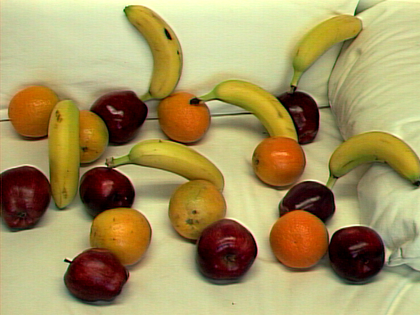
%> input picture Fruit Finder/fruit/mixed_fruit3.tiff, 420 x 315 px, shrunk from 640 x 480 before the run
$ octave try4.m   (GNU Octave 9; MATLAB toolbox functions it lacks are replaced by stand-ins)
%> lines starting %> are read from the running program, lines starting %| are printed output that depends on the picture; in (x1, y1, x2, y2) boxes, pixels count from 0 and x2, y2 are one past the last pixel; in counts of white or black regions, pixels touching at a corner belong together; the program's own positions count from 1
### Fruit Finder/findComponentData.m
function [ centroids, sizes] = findComponentData( mask )
%FINDCOMPONENTDATA Summary of this function goes here
%   Detailed explanation goes here
[L, num] = bwlabel(mask, 4);
centroids = [];
sizes = [];
for i=1:num
    [c, s] = findCenteroidAndSize(L, i);
    centroids = [centroids; c];
    sizes = [sizes; s];
end
end

### Fruit Finder/findCenteroidAndSize.m
function [ centroid, numPixels ] = findCenteroidAndSize( L, num )
%FINDCENTEROIDANDSIZE Summary of this function goes here
%   Detailed explanation goes here
numPixels = length(find(L == num));
[r, c] = size(L);
xs = [];
ys = [];
for i=1:r
    for j=1:c
        if L(i, j) == num
            xs = [xs, j];
            ys = [ys, i];
        end
    end
end
centroid = [mean(xs), mean(ys)];
end

### Fruit Finder/try4.m
clear all
mf = imread('fruit/mixed_fruit3.tiff');
%> mf is the input picture: size 315x420x3 uint8; mean R, G, B 165.9, 149, 95.7

[r, c, a] = size(mf);
%> r = 315; c = 420; a = 3

mask = zeros(r,c);
maskO = zeros(r,c);
maskB = zeros(r,c);
maskA = zeros(r,c);
mf1 = rgb2hsv(mf);
%> mf1: size 315x420x3 double; mean H, S, V 0.175, 0.494, 0.66

% hsv try 4 reduced saturation so include more for oranges which meant had
% to increase range to 20 to not include reds from apples
% played with erosion and dilation to seperate bananas from parts of
% oranges
% took small bananas and made them oranges
maskO(find(mf1(:,:,1)<40/360 & mf1(:,:,1)>20/360 & mf1(:,:,2)>.57 & mf1(:,:,3)>.3))=1;
%> maskO: size 315x420 double; values 0 (black) and 1 (white), 10% white; 173 white regions (161 under 20 px), largest, box (x1, y1, x2, y2) and area: (270, 210, 329, 271) 2536, (89, 209, 151, 266) 2171, (253, 135, 306, 190) 2132
maskB(find(mf1(:,:,1)<100/360 & mf1(:,:,1)>38/360 & mf1(:,:,2)>.57 & mf1(:,:,3)>.3))=1;
%> maskB: size 315x420 double; values 0 (black) and 1 (white), 14% white; 158 white regions (147 under 20 px), largest, box (x1, y1, x2, y2) and area: (110, 139, 226, 237) 4243, (47, 90, 108, 208) 3583, (329, 131, 420, 181) 2678
maskA(find((mf1(:,:,1)<20/360 | mf1(:,:,1)>120/360) & mf1(:,:,2)>.4))=1;
%> maskA: size 315x420 double; values 0 (black) and 1 (white), 12.2% white; 104 white regions (92 under 20 px), largest, box (x1, y1, x2, y2) and area: (192, 221, 258, 279) 2649, (0, 166, 51, 229) 2441, (66, 248, 130, 301) 2412

im1 = double(mf);
im1(:,:,1) = maskA * 255;
%> im1: size 315x420x3 double; mean H, S, V 31, 149, 95.7
im1(:,:,2) = maskB * 255;
%> im1: size 315x420x3 double; mean H, S, V 31, 35.8, 95.7
im1(:,:,3) = maskO * 255;
%> im1: size 315x420x3 double; mean H, S, V 31, 35.8, 25.4
figure(4);
imshow(uint8(im1));

maskA = imerode(maskA, strel('square', 7));
%> maskA: size 315x420 double; values 0 (black) and 1 (white), 6.5% white; 9 white regions (1 under 20 px), largest, box (x1, y1, x2, y2) and area: (71, 253, 125, 296) 1670, (0, 169, 47, 225) 1540, (202, 224, 253, 276) 1510
maskA = imdilate(maskA, strel('disk', 10));
%> maskA: size 315x420 double; values 0 (black) and 1 (white), 17.5% white; 8 white regions, largest, box (x1, y1, x2, y2) and area: (193, 215, 262, 285) 3772, (62, 244, 134, 305) 3406, (0, 160, 56, 234) 3326

maskB = imerode(maskB, strel('square', 6));
%> maskB: size 315x420 double; values 0 (black) and 1 (white), 8.1% white; 11 white regions (2 under 20 px), largest, box (x1, y1, x2, y2) and area: (51, 102, 79, 203) 2036, (332, 134, 420, 176) 1847, (127, 7, 178, 95) 1678
maskB = imdilate(maskB, strel('square', 7));
%> maskB: size 315x420 double; values 0 (black) and 1 (white), 12.8% white; 9 white regions, largest, box (x1, y1, x2, y2) and area: (125, 139, 224, 221) 3630, (48, 99, 82, 206) 2917, (329, 131, 420, 179) 2762
maskB = imdilate(maskB, strel('disk', 4));
%> maskB: size 315x420 double; values 0 (black) and 1 (white), 17.1% white; 8 white regions, largest, box (x1, y1, x2, y2) and area: (122, 136, 227, 224) 4849, (45, 96, 85, 209) 3728, (326, 128, 420, 182) 3521

[L, num] = bwlabel(maskB, 4);
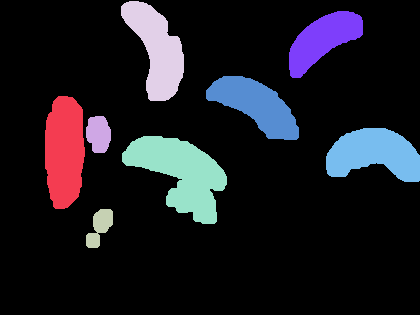
%> L: size 315x420 double; 9 distinct labels, from 0 to 8; one colour per label, 0 black
%> num = 8
bananas = zeros(1, num);

for j = 1:num
    bananas(j) = length(find(L==j));
end
%> this loop made 8 passes
%> after the loop, bananas = [3728 741 604 3406 4849 3154 2624 3521]

orangeLabels = find( bananas < mean(bananas) * .75 == 1);
%> orangeLabels = [2 3]
for j = 1:length(orangeLabels)
    temp = find(L == orangeLabels(j));
    maskB(temp) = 0;
    maskO(temp) = 1;
end
%> this loop made 2 passes
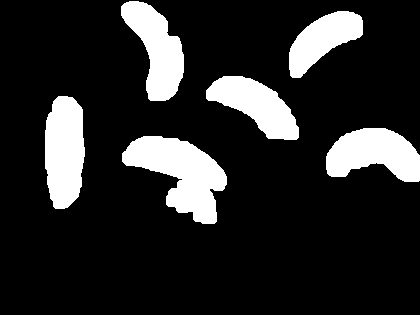
%> maskB: size 315x420 double; values 0 (black) and 1 (white), 16.1% white; 6 white regions, box (x1, y1, x2, y2) and area: (122, 136, 227, 224) 4849, (45, 96, 85, 209) 3728, (326, 128, 420, 182) 3521, (121, 1, 184, 101) 3406, (206, 76, 299, 140) 3154, (289, 11, 363, 78) 2624
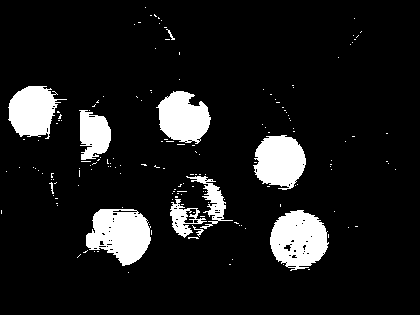
%> maskO: size 315x420 double; values 0 (black) and 1 (white), 10.6% white; 164 white regions (153 under 20 px), largest, box (x1, y1, x2, y2) and area: (86, 209, 151, 266) 2568, (270, 210, 329, 271) 2536, (253, 135, 306, 190) 2132

maskO = imerode(maskO, strel('square', 4));
%> maskO: size 315x420 double; values 0 (black) and 1 (white), 7.4% white; 13 white regions (4 under 20 px), largest, box (x1, y1, x2, y2) and area: (87, 210, 149, 263) 1896, (271, 211, 325, 264) 1826, (255, 136, 304, 184) 1739
maskO = imdilate(maskO, strel('disk', 6));
%> maskO: size 315x420 double; values 0 (black) and 1 (white), 13.2% white; 8 white regions, largest, box (x1, y1, x2, y2) and area: (82, 205, 154, 268) 3205, (266, 206, 330, 269) 3196, (250, 131, 309, 189) 2672

% size, centroid
[cApples, sApples] = findComponentData(maskA);
%> in findComponentData, `[L, num] = bwlabel(mask, 4);`:
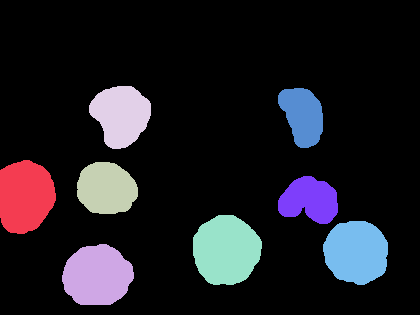
%> L: size 315x420 double; 9 distinct labels, from 0 to 8; one colour per label, 0 black
%> in findComponentData, `[L, num] = bwlabel(mask, 4);`: num = 8
%> the loop in findComponentData, `for i=1:num` made 8 passes
%> (numPixels in findCenteroidAndSize, s, centroids, sizes) on passes 1 to 4: (3326, 3326, [25.86 197], 3326), (3406, 3406, [25.86 197; 97.84 276.2], [3326; 3406]), (2536, 2536, [25.86 197; 97.84 276.2; 107 189.2], [3326; 3406; 2536]), (2775, 2775, [25.86 197; 97.84 276.2; 107 189.2; 121.6 115.6], [3326; 3406; 2536; 2775])
%> (numPixels in findCenteroidAndSize, centroid in findCenteroidAndSize, s, sizes) on passes 5 to 8: (3772, [226.8 250.8], 3772, [3326; 3406; 2536; 2775; 3772]), (1937, [303.3 116.2], 1937, [3326; 3406; 2536; 2775; 3772; 1937]), (2065, [310.2 200.7], 2065, [3326; 3406; 2536; 2775; 3772; 1937; 2065]), (3298, [356.8 252.8], 3298, [3326; 3406; 2536; 2775; 3772; 1937; 2065; 3298])
%> after the loop in findComponentData, `for i=1:num`: centroids = [25.86 197; 97.84 276.2; 107 189.2; 121.6 115.6; 226.8 250.8; 303.3 116.2; 310.2 200.7; 356.8 252.8]
%> cApples has the same summary as centroids in findComponentData; sApples = [3326; 3406; 2536; 2775; 3772; 1937; 2065; 3298]
labelsA = cellstr( num2str([1:length(sApples)]'));
%> labelsA = {'1', '2', '3', '4', '5', '6', '7', '8'}
[cBan, sBan] = findComponentData(maskB);
%> in findComponentData (call 2), `[L, num] = bwlabel(mask, 4);`:
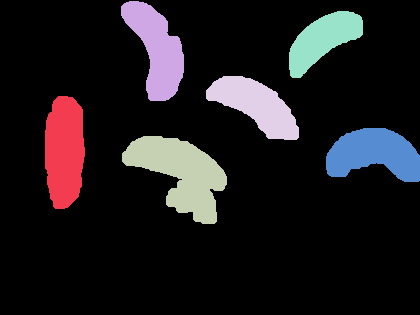
%> L: size 315x420 double; 7 distinct labels, from 0 to 6; one colour per label, 0 black
%> in findComponentData (call 2), `[L, num] = bwlabel(mask, 4);`: num = 6
%> the loop in findComponentData (call 2), `for i=1:num` made 6 passes
%> (numPixels in findCenteroidAndSize, s, centroids, sizes) on passes 1 to 4: (3728, 3728, [65.11 151.9], 3728), (3406, 3406, [65.11 151.9; 157.3 49.98], [3728; 3406]), (4849, 4849, [65.11 151.9; 157.3 49.98; 181.8 174.2], [3728; 3406; 4849]), (3154, 3154, [65.11 151.9; 157.3 49.98; 181.8 174.2; 256.7 105.9], [3728; 3406; 4849; 3154])
%> (numPixels in findCenteroidAndSize, centroid in findCenteroidAndSize, s, sizes) on passes 5 to 6: (2624, [323.5 40.21], 2624, [3728; 3406; 4849; 3154; 2624]), (3521, [374.7 154.5], 3521, [3728; 3406; 4849; 3154; 2624; 3521])
%> cBan = [65.11 151.9; 157.3 49.98; 181.8 174.2; 256.7 105.9; 323.5 40.21; 374.7 154.5]; sBan = [3728; 3406; 4849; 3154; 2624; 3521]
labelsB = cellstr( num2str([1:length(sBan)]'));
%> labelsB = {'1', '2', '3', '4', '5', '6'}
[cOrange, sOrange] = findComponentData(maskO);
%> in findComponentData (call 3), `[L, num] = bwlabel(mask, 4);`:
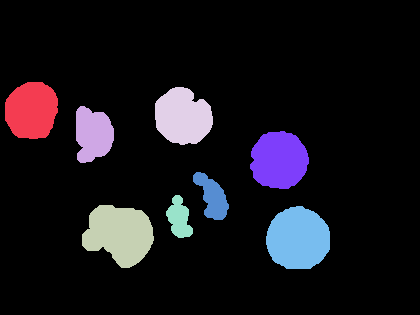
%> L: size 315x420 double; 9 distinct labels, from 0 to 8; one colour per label, 0 black
%> in findComponentData (call 3), `[L, num] = bwlabel(mask, 4);`: num = 8
%> the loop in findComponentData (call 3), `for i=1:num` made 8 passes
%> (numPixels in findCenteroidAndSize, s, centroids, sizes) on passes 1 to 4: (2457, 2457, [32.15 111.1], 2457), (1668, 1668, [32.15 111.1; 93.67 135], [2457; 1668]), (3205, 3205, [32.15 111.1; 93.67 135; 120.1 234.6], [2457; 1668; 3205]), (2555, 2555, [32.15 111.1; 93.67 135; 120.1 234.6; 183.5 117.4], [2457; 1668; 3205; 2555])
%> (numPixels in findCenteroidAndSize, centroid in findCenteroidAndSize, s, sizes) on passes 5 to 8: (722, [179.8 218.9], 722, [2457; 1668; 3205; 2555; 722]), (942, [213 197.6], 942, [2457; 1668; 3205; 2555; 722; 942]), (2672, [279.7 160.8], 2672, [2457; 1668; 3205; 2555; 722; 942; 2672]), (3196, [298.7 239.2], 3196, [2457; 1668; 3205; 2555; 722; 942; 2672; 3196])
%> after the loop in findComponentData (call 3), `for i=1:num`: centroids = [32.15 111.1; 93.67 135; 120.1 234.6; 183.5 117.4; 179.8 218.9; 213 197.6; 279.7 160.8; 298.7 239.2]
%> cOrange has the same summary as centroids in findComponentData; sOrange = [2457; 1668; 3205; 2555; 722; 942; 2672; 3196]
labelsO = cellstr( num2str([1:length(sOrange)]'));


figure(1);
imshow(mf)

im2 = double(mf);
im2(:,:,1) = maskA * 255;
%> im2: size 315x420x3 double; mean H, S, V 44.6, 149, 95.7
im2(:,:,2) = maskB * 255;
%> im2: size 315x420x3 double; mean H, S, V 44.6, 41, 95.7
im2(:,:,3) = maskO * 255;
%> im2: size 315x420x3 double; mean H, S, V 44.6, 41, 33.6
figure(5);
imshow(uint8(im2));
hold on;
plot(cApples(:,1),cApples(:, 2),'bx');
text(cApples(:,1),cApples(:, 2), labelsA, 'VerticalAlignment','bottom', ...
                             'HorizontalAlignment','right');
plot(cBan(:,1),cBan(:, 2),'bx');
text(cBan(:,1),cBan(:, 2), labelsB, 'VerticalAlignment','bottom', ...
                             'HorizontalAlignment','right');
plot(cOrange(:,1),cOrange(:, 2),'mx');
text(cOrange(:,1),cOrange(:, 2), labelsO, 'VerticalAlignment','bottom', ...
                             'HorizontalAlignment','right');
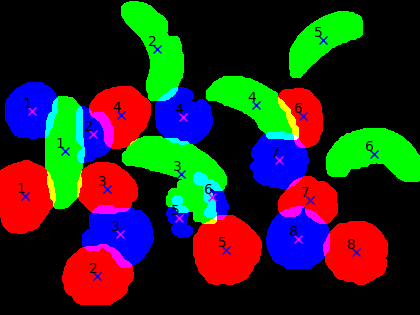
%> figure redrawn from the program's plot data

$ run again, with Fruit Finder/fruit/mixed_fruit1.tiff copied over Fruit Finder/fruit/mixed_fruit3.tiff
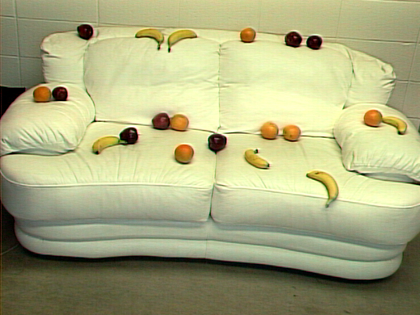
%> input picture Fruit Finder/fruit/mixed_fruit1.tiff, 420 x 315 px, shrunk from 640 x 480 before the run
%> mf is the input picture: size 315x420x3 uint8; mean R, G, B 170.6, 171.7, 127.6
%> mf1: size 315x420x3 double; mean H, S, V 0.182, 0.292, 0.686
%> `maskB = imdilate(maskB, strel('disk', 4));`:
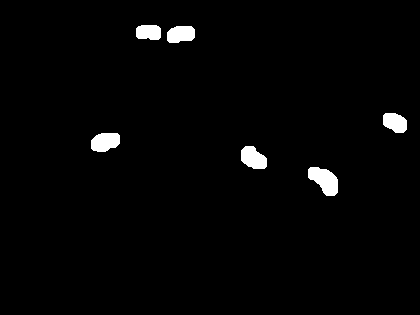
%> maskB: size 315x420 double; values 0 (black) and 1 (white), 2% white; 6 white regions, box (x1, y1, x2, y2) and area: (308, 167, 338, 196) 570, (91, 133, 120, 152) 450, (241, 146, 267, 169) 444, (167, 26, 195, 43) 404, (383, 113, 407, 133) 379, (136, 25, 161, 40) 338
%> `[L, num] = bwlabel(maskB, 4);`: num = 6
%> the loop `for j = 1:num` made 6 passes
%> after the loop `for j = 1:num`: bananas = [450 338 404 444 570 379]
%> orangeLabels = []
%> in findComponentData, `[L, num] = bwlabel(mask, 4);`: num = 3
%> the loop in findComponentData, `for i=1:num` made 3 passes
%> (numPixels in findCenteroidAndSize, s, centroids, sizes) on passes 1 to 3: (454, 454, [61.59 94.89], 454), (426, 426, [61.59 94.89; 161.4 122.1], [454; 426]), (378, 378, [61.59 94.89; 161.4 122.1; 314 43.5], [454; 426; 378])
%> cApples = [61.59 94.89; 161.4 122.1; 314 43.5]; sApples = [454; 426; 378]
%> the loop in findComponentData (call 2), `for i=1:num` made 6 passes
%> (numPixels in findCenteroidAndSize, s, centroids, sizes) on passes 1 to 4: (450, 450, [105.8 142.5], 450), (338, 338, [105.8 142.5; 149.3 32.85], [450; 338]), (404, 404, [105.8 142.5; 149.3 32.85; 181.4 34.82], [450; 338; 404]), (444, 444, [105.8 142.5; 149.3 32.85; 181.4 34.82; 253.9 158.7], [450; 338; 404; 444])
%> cBan = [105.8 142.5; 149.3 32.85; 181.4 34.82; 253.9 158.7; 325 180.9; 395.7 123.1]; sBan = [450; 338; 404; 444; 570; 379]
%> cOrange = [41.83 94.72; 179.1 123.9; 184.4 151.5; 247.6 34.93; 269.4 131.9; 293 131.5; 372.1 117.9]; sOrange = [415; 439; 403; 324; 373; 322; 402]
%> `text(cOrange(:,1),cOrange(:, 2), labelsO, 'VerticalAlignment','bottom'..`:
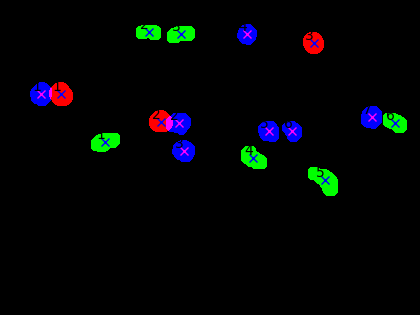
%> figure redrawn from the program's plot data

$ run again, with Fruit Finder/fruit/mixed_fruit2.tiff copied over Fruit Finder/fruit/mixed_fruit3.tiff
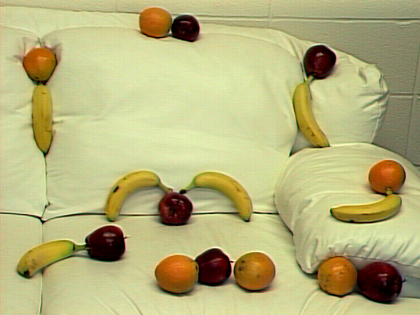
%> input picture Fruit Finder/fruit/mixed_fruit2.tiff, 420 x 315 px, shrunk from 640 x 480 before the run
%> mf is the input picture: size 315x420x3 uint8; mean R, G, B 183.2, 178.7, 124.5
%> mf1: size 315x420x3 double; mean H, S, V 0.173, 0.367, 0.732
%> `[L, num] = bwlabel(maskB, 4);`: num = 8
%> the loop `for j = 1:num` made 8 passes
%> after the loop `for j = 1:num`: bananas = [1574 1692 195 1653 1795 157 1646 1622]
%> orangeLabels = [3 6]
%> the loop `for j = 1:length(orangeLabels)` made 2 passes
%> after the loop `for j = 1:length(orangeLabels)`:
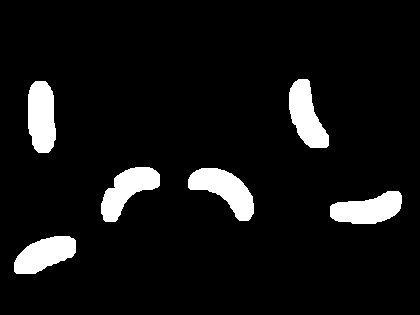
%> maskB: size 315x420 double; values 0 (black) and 1 (white), 7.5% white; 6 white regions, box (x1, y1, x2, y2) and area: (188, 168, 254, 221) 1795, (28, 81, 56, 153) 1692, (101, 167, 160, 222) 1653, (289, 79, 329, 148) 1646, (330, 191, 402, 224) 1622, (14, 236, 76, 274) 1574
%> in findComponentData, `[L, num] = bwlabel(mask, 4);`: num = 6
%> the loop in findComponentData, `for i=1:num` made 6 passes
%> (numPixels in findCenteroidAndSize, s, centroids, sizes) on passes 1 to 4: (1611, 1611, [106.9 243.7], 1611), (1343, 1343, [106.9 243.7; 174.9 210.9], [1611; 1343]), (880, 880, [106.9 243.7; 174.9 210.9; 186.8 30.82], [1611; 1343; 880]), (1570, 1570, [106.9 243.7; 174.9 210.9; 186.8 30.82; 214 268.1], [1611; 1343; 880; 1570])
%> cApples = [106.9 243.7; 174.9 210.9; 186.8 30.82; 214 268.1; 320.2 61.88; 379.5 281.9]; sApples = [1611; 1343; 880; 1570; 1215; 2197]
%> the loop in findComponentData (call 2), `for i=1:num` made 6 passes
%> (numPixels in findCenteroidAndSize, s, centroids, sizes) on passes 1 to 4: (1574, 1574, [45.29 255], 1574), (1692, 1692, [45.29 255; 42.17 117.4], [1574; 1692]), (1653, 1653, [45.29 255; 42.17 117.4; 128 190.7], [1574; 1692; 1653]), (1795, 1795, [45.29 255; 42.17 117.4; 128 190.7; 225.5 190.6], [1574; 1692; 1653; 1795])
%> cBan = [45.29 255; 42.17 117.4; 128 190.7; 225.5 190.6; 307 116.3; 368.5 209.9]; sBan = [1574; 1692; 1653; 1795; 1646; 1622]
%> cOrange = [40.06 62.88; 154 22.02; 176.3 273.3; 255.3 270; 338.5 275.2; 386.3 176.2]; sOrange = [1184; 1031; 1610; 1525; 1487; 1292]
%> `text(cOrange(:,1),cOrange(:, 2), labelsO, 'VerticalAlignment','bottom'..`:
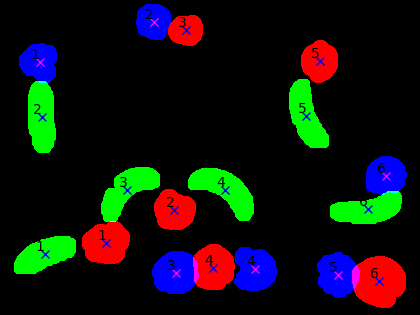
%> figure redrawn from the program's plot data
